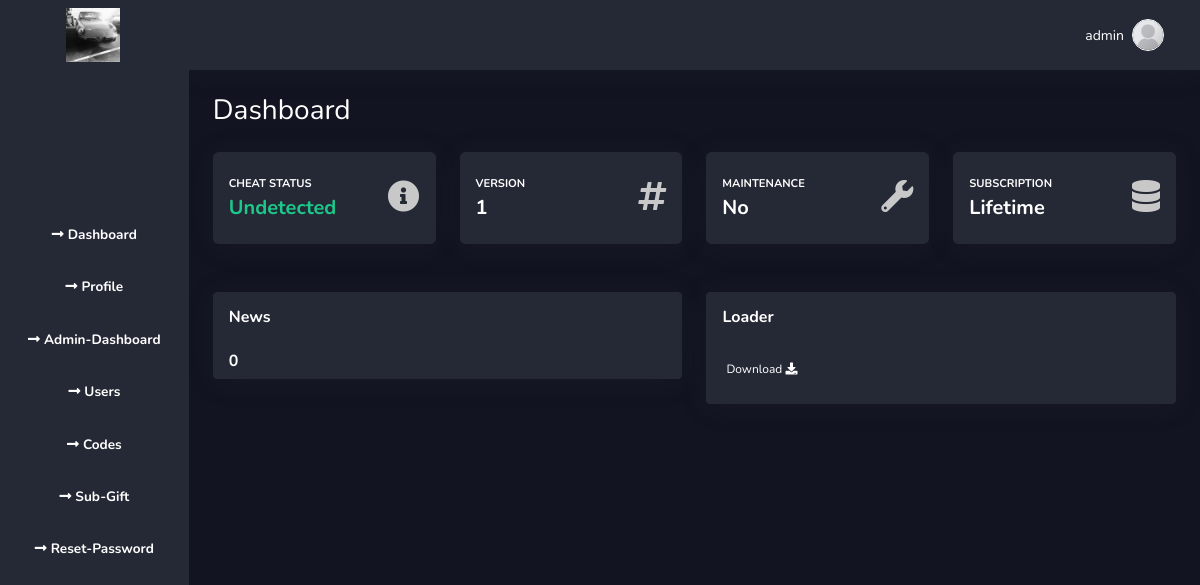
/index.php (signed in), run on an earlier commit of the app's database.
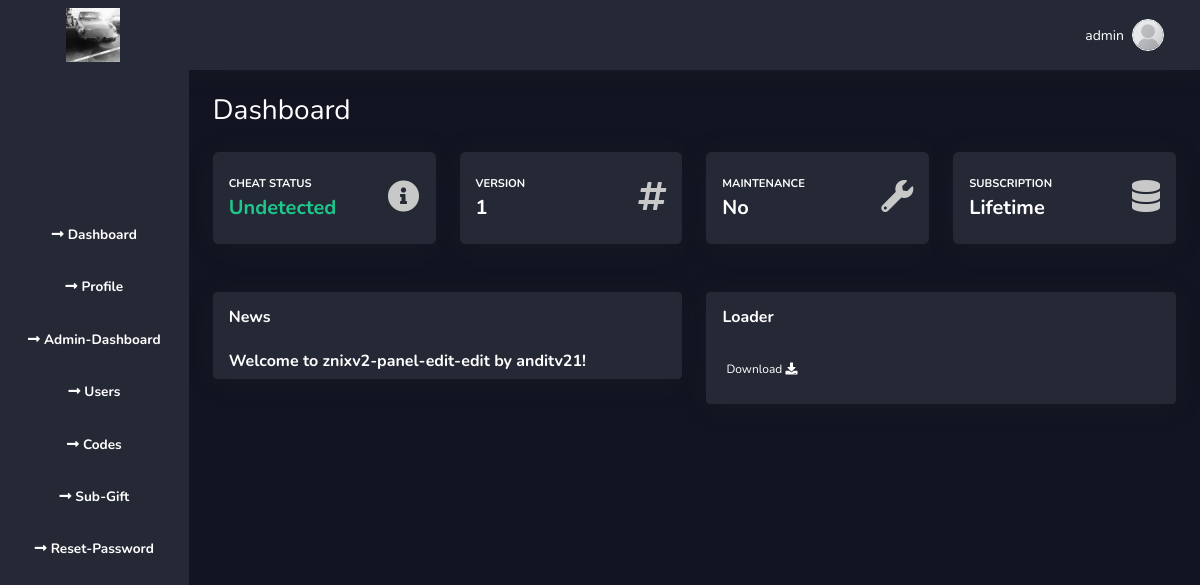
And on a later commit of the database.
### tables this page shows
CREATE TABLE `cheat` (
  `status` int(1) NOT NULL DEFAULT 0,
  `version` float NOT NULL DEFAULT 0,
  `news` varchar(255) NOT NULL DEFAULT '0',
  `maintenance` int(1) NOT NULL DEFAULT 0
);

### app/core/Database.php (called while the page is built, shortened)
<?php
class Database {
	private $dbHost = "";
	private $dbUser = "";
	private $dbPass = "";
	private $dbName = "";
	protected function connect() {
		try {
			$dsn = 'mysql:host=' . $this->dbHost . ';dbname=' . $this->dbName;
			$pdo = new PDO($dsn, $this->dbUser, $this->dbPass);
			$pdo->setAttribute(PDO::ATTR_DEFAULT_FETCH_MODE, PDO::FETCH_OBJ);
			return $pdo;
		} catch(PDOException $e) {
			print "Error!: " . $e->getMessage() . "<br/>";
			die();
		}
	}
	protected function prepare($sql) {
		$this->statement = $this->connect()->prepare($sql);
	}
}

### app/models/CheatModel.php (called while the page is built)
<?php
require_once SITE_ROOT . '/app/core/Database.php';
class Cheat extends Database {
	protected function cheatData() {
		$this->prepare('SELECT * FROM `cheat`');
		$this->statement->execute();
		$result = $this->statement->fetch();
		$result->status = ((int)$result->status === 0) ? 'Undetected' : 'Detected';
		$result->maintenance = ((int)$result->maintenance === 0) ? '-' : 'UNDER';
		return $result;
	}
}

### app/controllers/CheatController.php (called while the page is built)
<?php
require_once SITE_ROOT . '/app/models/CheatModel.php';
class CheatController extends Cheat {
	public function getCheatData() {
		return $this->cheatData();
	}
}

### app/models/UsersModel.php (called while the page is built, shortened)
<?php
require_once SITE_ROOT . '/app/core/Database.php';
class Users extends Database
{
	protected function getnews()
	{
		$this->prepare('SELECT * FROM `cheat`');
		$this->statement->execute();
		$result = $this->statement->fetch();
		return $result->news;
	}
	protected function subActiveCheck($username)
	{
		$date = new DateTime();
		$currentDate = $date->format('Y-m-d');
		$this->statement->execute([$username]);
		$subTime = $this->statement->fetch();
		$date1 = date_create($currentDate);
		$date2 = date_create($subTime->sub);
		$diff = date_diff($date1, $date2);
		return intval($diff->format("%R%a"));
	}
}

### app/controllers/UserController.php (called while the page is built, shortened)
<?php
require_once SITE_ROOT . '/app/models/UsersModel.php';
class UserController extends Users {
	public function getusernews() {
		return $this->getnews();
	}
}

### app/controllers/UtilController.php (the view, shortened to what this page needs)
<?php
class Util {
	public static function head($title) {
		include(SITE_ROOT . '/includes/head.inc.php');
	}
	public static function navbar() {
		include(SITE_ROOT . '/includes/navbar.inc.php');
	}
	public static function display($string) {
		echo htmlspecialchars($string);
	}
}

What changed in the data, as far as the page shows it:
removed cheat: version "1 0"
added cheat: version "1 Welcome to znixv2-panel-edit-edit by anditv21!"
